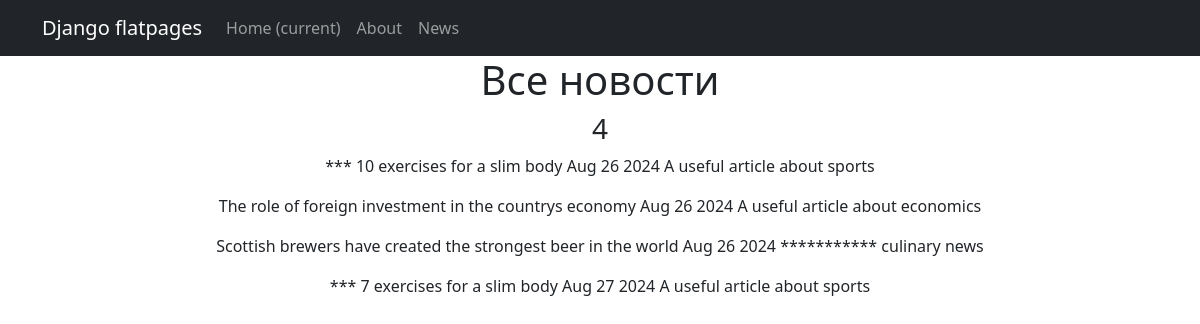
Page /news/ on the committed database.
### news/models.py (models this page shows, shortened)
class Post(models.Model):
    post_author = models.ForeignKey(Author, on_delete=models.CASCADE)
    post_category = models.ManyToManyField(Category, through='PostCategory')
    article = 'A'
    news = 'N'
    POSITIONS = [
        (article, "Статья"),
        (news, "Новость"),
    ]
    category = models.CharField(max_length=1, choices=POSITIONS, default=news)
    time_in = models.DateTimeField(auto_now_add=True)
    heading = models.CharField(max_length=64) #заголовок
    content = models.TextField() # текст статьи/новости
    post_rate = models.IntegerField(default=0)  # рейтинг

### news/views.py (the view)
# urls.py: path('', PostsList.as_view()),
class PostsList(ListView):
    model = Post
    ordering = 'time_in'
    template_name = 'news.html'
    context_object_name = 'news'

### news/templatetags/custom_filters.py (called while the page is built)
@register.filter()
def censor(value):
   if not isinstance(value, str):
        raise ValueError("Значение должно быть строкой")
   for word in BAD_WORDS:
      value = value.replace(word, '*' * len(word))
   return (value)

### templates/news.html (shortened to what this page needs)
{% extends 'flatpages/default.html' %}
{% load custom_filters %}
{% block content %}
<h1>Все новости</h1>
<h3>{{ news|length }}</h3>
    {% for new in news %}
      <p>{{ new.heading|censor }}
      {{ new.time_in|date:'M d Y' }}
      {{ new.content|truncatewords:20|censor }}</p>
    {% endfor %}
{% endblock content %}

### templates/flatpages/default.html (shortened to what this page needs)
<!DOCTYPE html>
<html lang="en">
    <head>
        {% load static %}
        <link href="{% static 'css/styles.css' %}" rel="stylesheet" />
    </head>
    <body>
        <nav class="navbar navbar-expand-lg navbar-dark bg-dark static-top">
           <div class="container">
               <a class="navbar-brand" href="#">Django flatpages</a>
               <div class="collapse navbar-collapse" id="navbarResponsive">
                   <ul class="navbar-nav ml-auto">
                       <li class="nav-item active">
                           <a class="nav-link" href="#">Home
                               <span class="sr-only">(current)</span>
                           </a>
                       </li>
                       <li class="nav-item">
                           <a class="nav-link" href="/about/">About</a>
                       </li>
                       <li class="nav-item">
                           <a class="nav-link" href="/products/">News</a>
                       </li>
                   </ul>
               </div>
           </div>
        </nav>
        <div class="container">
           <div class="row">
               <div class="col-lg-12 text-center">
                   {% block content %}{% endblock content %}
               </div>
           </div>
        </div>
    </body>
</html>

### rows in the picture
Post: heading|censor "*** 10 exercises for a slim body", time_in "Aug 26 2024", content|censor "A useful article about sports"
Post: heading|censor "The role of foreign investment in the countrys economy", time_in "Aug 26 2024", content|censor "A useful article about economics"
Post: heading|censor "Scottish brewers have created the strongest beer in the world", time_in "Aug 26 2024", content|censor "*********** culinary news"
Post: heading|censor "*** 7 exercises for a slim body", time_in "Aug 27 2024", content|censor "A useful article about sports"

### other values in the picture
{{ news|length }} "4"
